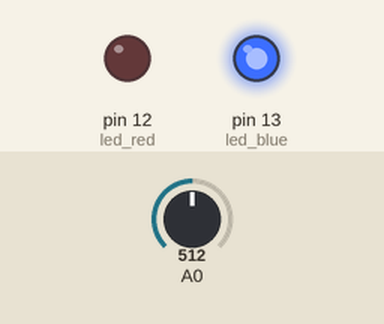
A sketch run on a simulated Arduino Uno, built with avr-gcc and run on an emulated ATmega328P. Shown: output pins drawn as LEDs (lit = HIGH). The inputs (shaded band) are chosen by the test bench; at power-on: A0 = 512. What the sketch prints to the serial monitor is not drawn.

Above: at 1.3 s.
1.4 s: A0 set to 178
2.9 s: A0 set to 146
At 3.3 s:
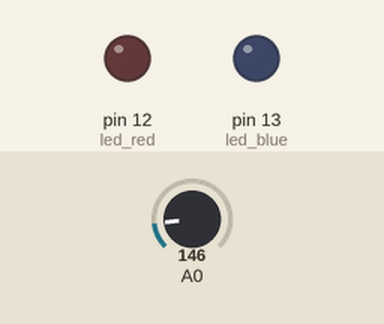
4.5 s: A0 set to 133
6.0 s: A0 set to 109
At 6.9 s:
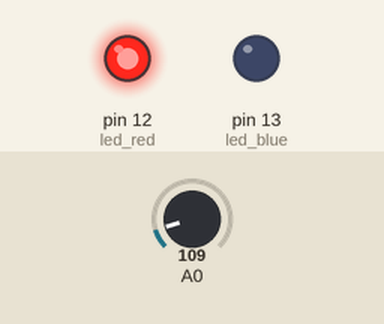
7.5 s: A0 set to 306
At 8.1 s:
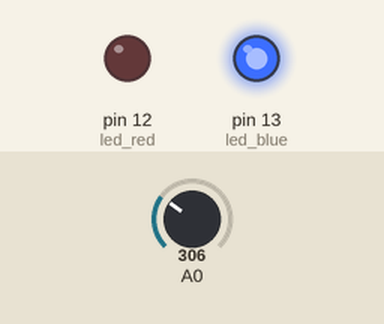
9.0 s: A0 set to 122
At 9.4 s:
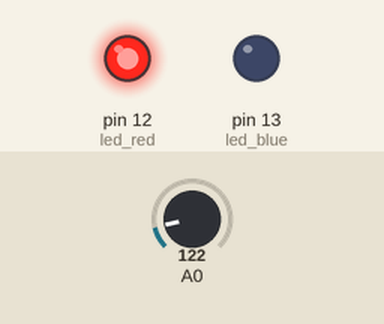
Timing chart, 0 to 11.5 s (numbered marks = the images above; inputs shaded):
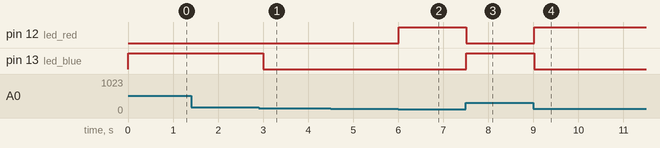

Measured:
- the behaviour switches between 162 and 161 on A0 (found by bisection; images 0 and 1)
- the behaviour switches between 123 and 122 on A0 (found by bisection; images 1 and 2)
- after the input at 1.4 s, every drawn part: stays the same
- after the input at 2.9 s, pin 13 (led_blue): HIGH → LOW after 0.11 s
- after the input at 4.5 s, every drawn part: stays the same
- after the input at 6.0 s, pin 12 (led_red): LOW → HIGH at once
- after the input at 7.5 s, pin 12 (led_red): HIGH → LOW at once; pin 13 (led_blue): LOW → HIGH at once
- after the input at 9.0 s, pin 12 (led_red): LOW → HIGH at once; pin 13 (led_blue): HIGH → LOW at once

The sketch:

tmp_ex01.ino
```cpp
int led_red = 12;
int led_blue = 13;

void setup() {
  pinMode(led_red, OUTPUT);
  pinMode(led_blue, OUTPUT);
Serial.begin(9600);
}

void loop() {
  int value = analogRead(A0);

  float voltage = (value * 5.0) / 1024.0 * 1000.0;
  float tmp = ceil((voltage - 500.0) / 10.0);

  Serial.print("현재 온도는 ");
  Serial.println(tmp);

  if(tmp <= 10)
  {
    digitalWrite(led_red, HIGH);
  }
  else
  {
    digitalWrite(led_red, LOW);
  }

  if(tmp >= 30)
  {
    digitalWrite(led_blue, HIGH);
  }
  else
  {
    digitalWrite(led_blue, LOW);
  }
  delay(500);
}
```
